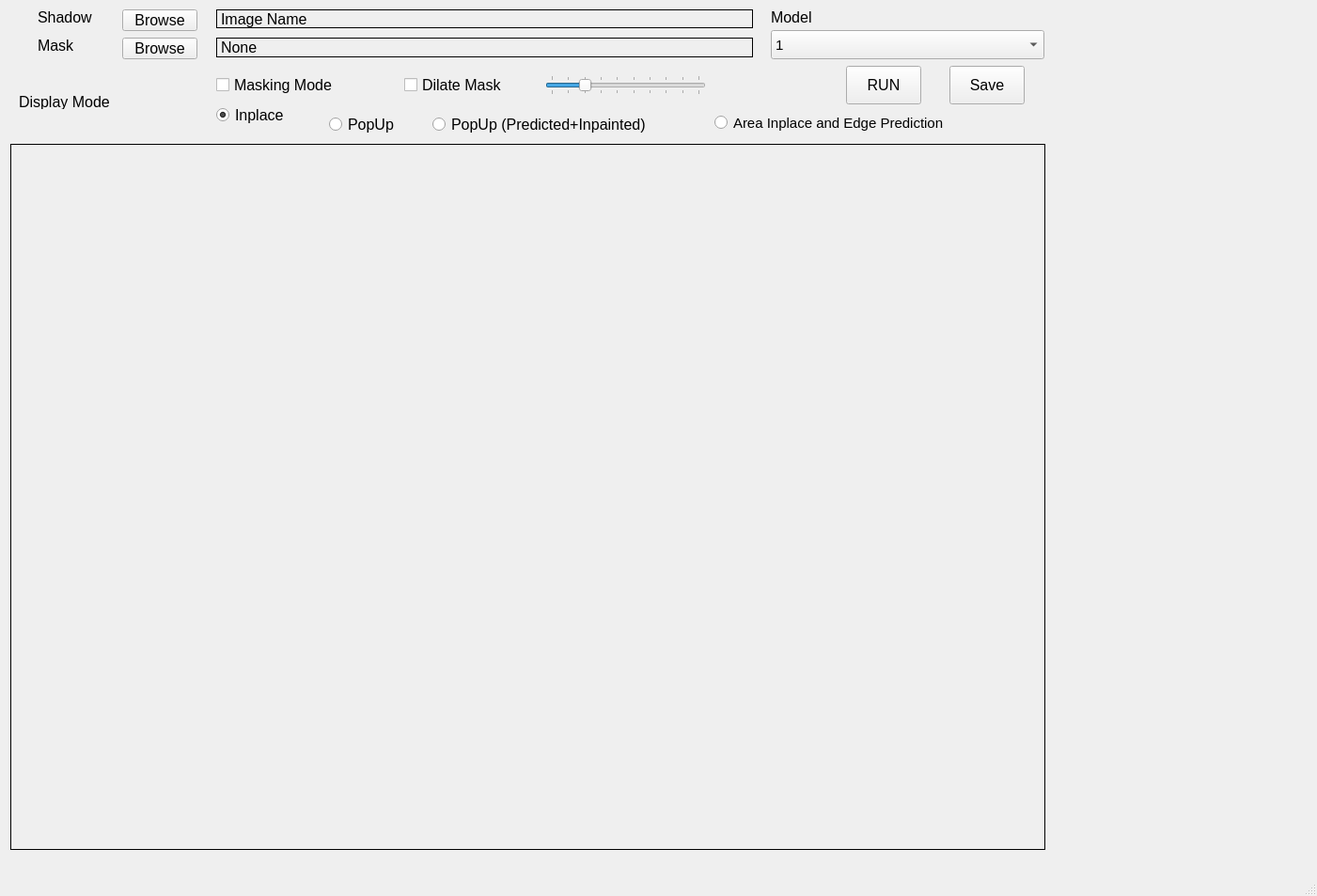
<?xml version="1.0" encoding="UTF-8"?>
<ui version="4.0">
 <class>MainWindow</class>
 <widget class="QMainWindow" name="MainWindow">
  <property name="geometry">
   <rect>
    <x>0</x>
    <y>0</y>
    <width>1401</width>
    <height>953</height>
   </rect>
  </property>
  <property name="sizePolicy">
   <sizepolicy hsizetype="Fixed" vsizetype="Preferred">
    <horstretch>0</horstretch>
    <verstretch>0</verstretch>
   </sizepolicy>
  </property>
  <property name="windowTitle">
   <string>MainWindow</string>
  </property>
  <widget class="QWidget" name="centralwidget">
   <widget class="QSlider" name="dilateValue">
    <property name="geometry">
     <rect>
      <x>580</x>
      <y>80</y>
      <width>171</width>
      <height>21</height>
     </rect>
    </property>
    <property name="sizePolicy">
     <sizepolicy hsizetype="Preferred" vsizetype="Fixed">
      <horstretch>0</horstretch>
      <verstretch>0</verstretch>
     </sizepolicy>
    </property>
    <property name="font">
     <font>
      <pointsize>12</pointsize>
     </font>
    </property>
    <property name="mouseTracking">
     <bool>false</bool>
    </property>
    <property name="tabletTracking">
     <bool>false</bool>
    </property>
    <property name="minimum">
     <number>1</number>
    </property>
    <property name="maximum">
     <number>10</number>
    </property>
    <property name="sliderPosition">
     <number>3</number>
    </property>
    <property name="orientation">
     <enum>Qt::Horizontal</enum>
    </property>
    <property name="tickPosition">
     <enum>QSlider::TicksBothSides</enum>
    </property>
    <property name="tickInterval">
     <number>1</number>
    </property>
   </widget>
   <widget class="QRadioButton" name="radioInplace">
    <property name="geometry">
     <rect>
      <x>230</x>
      <y>110</y>
      <width>83</width>
      <height>25</height>
     </rect>
    </property>
    <property name="font">
     <font>
      <pointsize>12</pointsize>
     </font>
    </property>
    <property name="text">
     <string>Inplace</string>
    </property>
    <property name="checked">
     <bool>true</bool>
    </property>
    <attribute name="buttonGroup">
     <string notr="true">buttonGroup</string>
    </attribute>
   </widget>
   <widget class="QPushButton" name="pushButton_3">
    <property name="geometry">
     <rect>
      <x>1010</x>
      <y>70</y>
      <width>80</width>
      <height>41</height>
     </rect>
    </property>
    <property name="sizePolicy">
     <sizepolicy hsizetype="Minimum" vsizetype="Maximum">
      <horstretch>0</horstretch>
      <verstretch>0</verstretch>
     </sizepolicy>
    </property>
    <property name="maximumSize">
     <size>
      <width>16777215</width>
      <height>80</height>
     </size>
    </property>
    <property name="font">
     <font>
      <pointsize>12</pointsize>
     </font>
    </property>
    <property name="text">
     <string>Save</string>
    </property>
   </widget>
   <widget class="QPushButton" name="pushButton">
    <property name="geometry">
     <rect>
      <x>130</x>
      <y>10</y>
      <width>80</width>
      <height>23</height>
     </rect>
    </property>
    <property name="font">
     <font>
      <pointsize>12</pointsize>
     </font>
    </property>
    <property name="text">
     <string>Browse</string>
    </property>
   </widget>
   <widget class="QLabel" name="label_2">
    <property name="geometry">
     <rect>
      <x>820</x>
      <y>10</y>
      <width>61</width>
      <height>16</height>
     </rect>
    </property>
    <property name="font">
     <font>
      <pointsize>12</pointsize>
     </font>
    </property>
    <property name="text">
     <string>Model</string>
    </property>
   </widget>
   <widget class="QRadioButton" name="radioPopup">
    <property name="geometry">
     <rect>
      <x>350</x>
      <y>120</y>
      <width>77</width>
      <height>25</height>
     </rect>
    </property>
    <property name="font">
     <font>
      <pointsize>12</pointsize>
     </font>
    </property>
    <property name="text">
     <string>PopUp</string>
    </property>
    <attribute name="buttonGroup">
     <string notr="true">buttonGroup</string>
    </attribute>
   </widget>
   <widget class="QLabel" name="label_3">
    <property name="geometry">
     <rect>
      <x>40</x>
      <y>10</y>
      <width>71</width>
      <height>16</height>
     </rect>
    </property>
    <property name="font">
     <font>
      <pointsize>12</pointsize>
     </font>
    </property>
    <property name="text">
     <string>Shadow</string>
    </property>
   </widget>
   <widget class="QLabel" name="label_4">
    <property name="geometry">
     <rect>
      <x>20</x>
      <y>100</y>
      <width>151</width>
      <height>16</height>
     </rect>
    </property>
    <property name="font">
     <font>
      <pointsize>12</pointsize>
     </font>
    </property>
    <property name="text">
     <string>Display Mode</string>
    </property>
   </widget>
   <widget class="QPushButton" name="pushButton_2">
    <property name="geometry">
     <rect>
      <x>900</x>
      <y>70</y>
      <width>80</width>
      <height>41</height>
     </rect>
    </property>
    <property name="sizePolicy">
     <sizepolicy hsizetype="Minimum" vsizetype="Maximum">
      <horstretch>0</horstretch>
      <verstretch>0</verstretch>
     </sizepolicy>
    </property>
    <property name="maximumSize">
     <size>
      <width>16777215</width>
      <height>80</height>
     </size>
    </property>
    <property name="font">
     <font>
      <pointsize>12</pointsize>
     </font>
    </property>
    <property name="text">
     <string>RUN</string>
    </property>
   </widget>
   <widget class="QLabel" name="imageLabel">
    <property name="geometry">
     <rect>
      <x>11</x>
      <y>153</y>
      <width>1101</width>
      <height>751</height>
     </rect>
    </property>
    <property name="sizePolicy">
     <sizepolicy hsizetype="Minimum" vsizetype="Minimum">
      <horstretch>0</horstretch>
      <verstretch>0</verstretch>
     </sizepolicy>
    </property>
    <property name="font">
     <font>
      <pointsize>12</pointsize>
     </font>
    </property>
    <property name="frameShape">
     <enum>QFrame::Box</enum>
    </property>
    <property name="text">
     <string/>
    </property>
    <property name="alignment">
     <set>Qt::AlignCenter</set>
    </property>
   </widget>
   <widget class="QLabel" name="label_filename">
    <property name="geometry">
     <rect>
      <x>230</x>
      <y>10</y>
      <width>571</width>
      <height>20</height>
     </rect>
    </property>
    <property name="font">
     <font>
      <pointsize>12</pointsize>
     </font>
    </property>
    <property name="frameShape">
     <enum>QFrame::Box</enum>
    </property>
    <property name="text">
     <string>Image Name</string>
    </property>
   </widget>
   <widget class="QPushButton" name="pushButton_4">
    <property name="geometry">
     <rect>
      <x>130</x>
      <y>40</y>
      <width>80</width>
      <height>23</height>
     </rect>
    </property>
    <property name="font">
     <font>
      <pointsize>12</pointsize>
     </font>
    </property>
    <property name="text">
     <string>Browse</string>
    </property>
   </widget>
   <widget class="QComboBox" name="comboBox">
    <property name="geometry">
     <rect>
      <x>820</x>
      <y>32</y>
      <width>291</width>
      <height>31</height>
     </rect>
    </property>
    <property name="font">
     <font>
      <pointsize>11</pointsize>
     </font>
    </property>
    <item>
     <property name="text">
      <string>1</string>
     </property>
    </item>
    <item>
     <property name="text">
      <string>2</string>
     </property>
    </item>
    <item>
     <property name="text">
      <string>3</string>
     </property>
    </item>
   </widget>
   <widget class="QRadioButton" name="radioPopup2">
    <property name="geometry">
     <rect>
      <x>460</x>
      <y>120</y>
      <width>281</width>
      <height>25</height>
     </rect>
    </property>
    <property name="font">
     <font>
      <pointsize>12</pointsize>
     </font>
    </property>
    <property name="text">
     <string>PopUp (Predicted+Inpainted)</string>
    </property>
    <attribute name="buttonGroup">
     <string notr="true">buttonGroup</string>
    </attribute>
   </widget>
   <widget class="QLabel" name="label_maskname">
    <property name="geometry">
     <rect>
      <x>230</x>
      <y>40</y>
      <width>571</width>
      <height>21</height>
     </rect>
    </property>
    <property name="font">
     <font>
      <pointsize>12</pointsize>
     </font>
    </property>
    <property name="frameShape">
     <enum>QFrame::Box</enum>
    </property>
    <property name="text">
     <string>None</string>
    </property>
   </widget>
   <widget class="QCheckBox" name="checkMaskingMode">
    <property name="geometry">
     <rect>
      <x>230</x>
      <y>80</y>
      <width>181</width>
      <height>21</height>
     </rect>
    </property>
    <property name="font">
     <font>
      <pointsize>12</pointsize>
     </font>
    </property>
    <property name="text">
     <string>Masking Mode</string>
    </property>
   </widget>
   <widget class="QCheckBox" name="checkDilateMask">
    <property name="geometry">
     <rect>
      <x>430</x>
      <y>80</y>
      <width>131</width>
      <height>21</height>
     </rect>
    </property>
    <property name="font">
     <font>
      <pointsize>12</pointsize>
     </font>
    </property>
    <property name="text">
     <string>Dilate Mask</string>
    </property>
   </widget>
   <widget class="QLabel" name="label_5">
    <property name="geometry">
     <rect>
      <x>40</x>
      <y>40</y>
      <width>71</width>
      <height>16</height>
     </rect>
    </property>
    <property name="font">
     <font>
      <pointsize>12</pointsize>
     </font>
    </property>
    <property name="text">
     <string>Mask</string>
    </property>
   </widget>
   <widget class="QRadioButton" name="radioAreaRemoveandEdgePrediction">
    <property name="geometry">
     <rect>
      <x>760</x>
      <y>120</y>
      <width>321</width>
      <height>21</height>
     </rect>
    </property>
    <property name="font">
     <font>
      <pointsize>11</pointsize>
     </font>
    </property>
    <property name="text">
     <string>Area Inplace and Edge Prediction</string>
    </property>
   </widget>
  </widget>
  <widget class="QStatusBar" name="statusbar"/>
 </widget>
 <resources/>
 <connections>
  <connection>
   <sender>pushButton</sender>
   <signal>clicked()</signal>
   <receiver>MainWindow</receiver>
   <slot>slot_fileopen()</slot>
   <hints>
    <hint type="sourcelabel">
     <x>400</x>
     <y>33</y>
    </hint>
    <hint type="destinationlabel">
     <x>327</x>
     <y>21</y>
    </hint>
   </hints>
  </connection>
  <connection>
   <sender>pushButton_2</sender>
   <signal>clicked()</signal>
   <receiver>MainWindow</receiver>
   <slot>runFunc()</slot>
   <hints>
    <hint type="sourcelabel">
     <x>1112</x>
     <y>49</y>
    </hint>
    <hint type="destinationlabel">
     <x>1311</x>
     <y>14</y>
    </hint>
   </hints>
  </connection>
  <connection>
   <sender>pushButton_3</sender>
   <signal>clicked()</signal>
   <receiver>MainWindow</receiver>
   <slot>saveFile()</slot>
   <hints>
    <hint type="sourcelabel">
     <x>1240</x>
     <y>51</y>
    </hint>
    <hint type="destinationlabel">
     <x>1398</x>
     <y>49</y>
    </hint>
   </hints>
  </connection>
  <connection>
   <sender>pushButton_4</sender>
   <signal>clicked()</signal>
   <receiver>MainWindow</receiver>
   <slot>slot_maskopen()</slot>
   <hints>
    <hint type="sourcelabel">
     <x>770</x>
     <y>17</y>
    </hint>
    <hint type="destinationlabel">
     <x>590</x>
     <y>35</y>
    </hint>
   </hints>
  </connection>
 </connections>
 <slots>
  <slot>loadImage()</slot>
  <slot>slot_fileopen()</slot>
  <slot>runFunc()</slot>
  <slot>saveFile()</slot>
  <slot>slot_maskopen()</slot>
 </slots>
 <buttongroups>
  <buttongroup name="buttonGroup"/>
 </buttongroups>
</ui>
